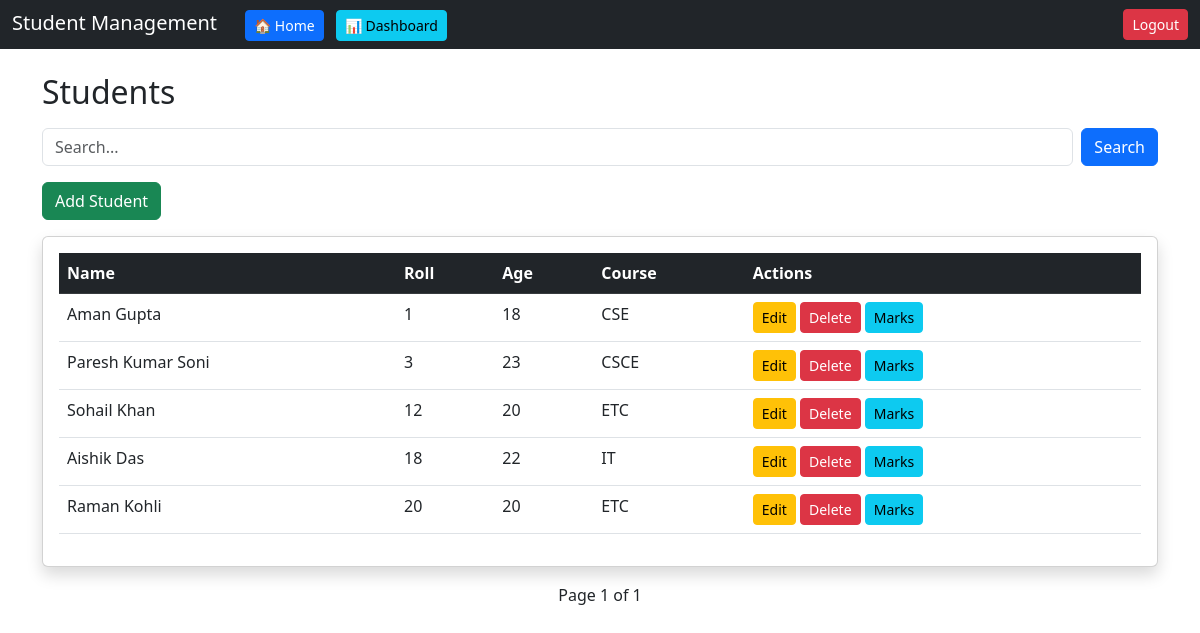
The app's page / (signed in) with its own data.
### students/models.py (models this page shows, shortened)
class Student(models.Model):
    user = models.ForeignKey(User, on_delete=models.CASCADE)
    name = models.CharField(max_length=100)
    roll = models.IntegerField()
    age = models.IntegerField()
    course = models.CharField(max_length=100)

### students/views.py (the view)
# urls.py: path('', views.student_list),
@login_required(login_url='/login/')
def student_list(request):
    query = request.GET.get('q')
    students = Student.objects.filter(user=request.user).order_by('id')
    if query:
        students = students.filter(
            Q(name__icontains=query) | Q(course__icontains=query)
        )
    paginator = Paginator(students, 5)
    page_number = request.GET.get('page')
    page_obj = paginator.get_page(page_number)
    return render(request, 'students/list.html', {'page_obj': page_obj})

### students/templates/students/list.html (shortened to what this page needs)
{% extends 'students/base.html' %}
{% block content %}
<h2 class="mb-3">Students</h2>
<form method="GET" class="d-flex mb-3">
    <input type="text" name="q" class="form-control me-2" placeholder="Search..." value="{{ request.GET.q }}">
    <button class="btn btn-primary">Search</button>
</form>
<a href="/add/" class="btn btn-success mb-3">Add Student</a>
<div class="card shadow">
    <div class="card-body">
        <table class="table table-hover">
            <thead class="table-dark">
                <tr>
                    <th>Name</th>
                    <th>Roll</th>
                    <th>Age</th>
                    <th>Course</th>
                    <th>Actions</th>
                </tr>
            </thead>
            <tbody>
                {% for student in page_obj %}
                <tr>
                    <td>{{ student.name }}</td>
                    <td>{{ student.roll }}</td>
                    <td>{{ student.age }}</td>
                    <td>{{ student.course }}</td>
                    <td>
                        <a href="/edit/{{ student.id }}/" class="btn btn-warning btn-sm">Edit</a>
                        <a href="/delete/{{ student.id }}/" class="btn btn-danger btn-sm">Delete</a>
                        <a href="/marks/{{ student.id }}/" class="btn btn-info btn-sm">Marks</a>
                    </td>
                </tr>
                {% empty %}
                <tr>
                    <td colspan="5" class="text-center">No students found</td>
                </tr>
                {% endfor %}
            </tbody>
        </table>
    </div>
</div>
<div class="mt-3 text-center">
    <span class="mx-2">
        Page {{ page_obj.number }} of {{ page_obj.paginator.num_pages }}
    </span>
</div>
{% endblock %}

### records on screen
Student: name "Aman Gupta", roll "1", age "18", course "CSE"
Student: name "Paresh Kumar Soni", roll "3", age "23", course "CSCE"
Student: name "Sohail Khan", roll "12", age "20", course "ETC"
Student: name "Aishik Das", roll "18", age "22", course "IT"
Student: name "Raman Kohli", roll "20", age "20", course "ETC"

### other values on screen
{{ page_obj.number }} "1"
{{ page_obj.paginator.num_pages }} "1"
